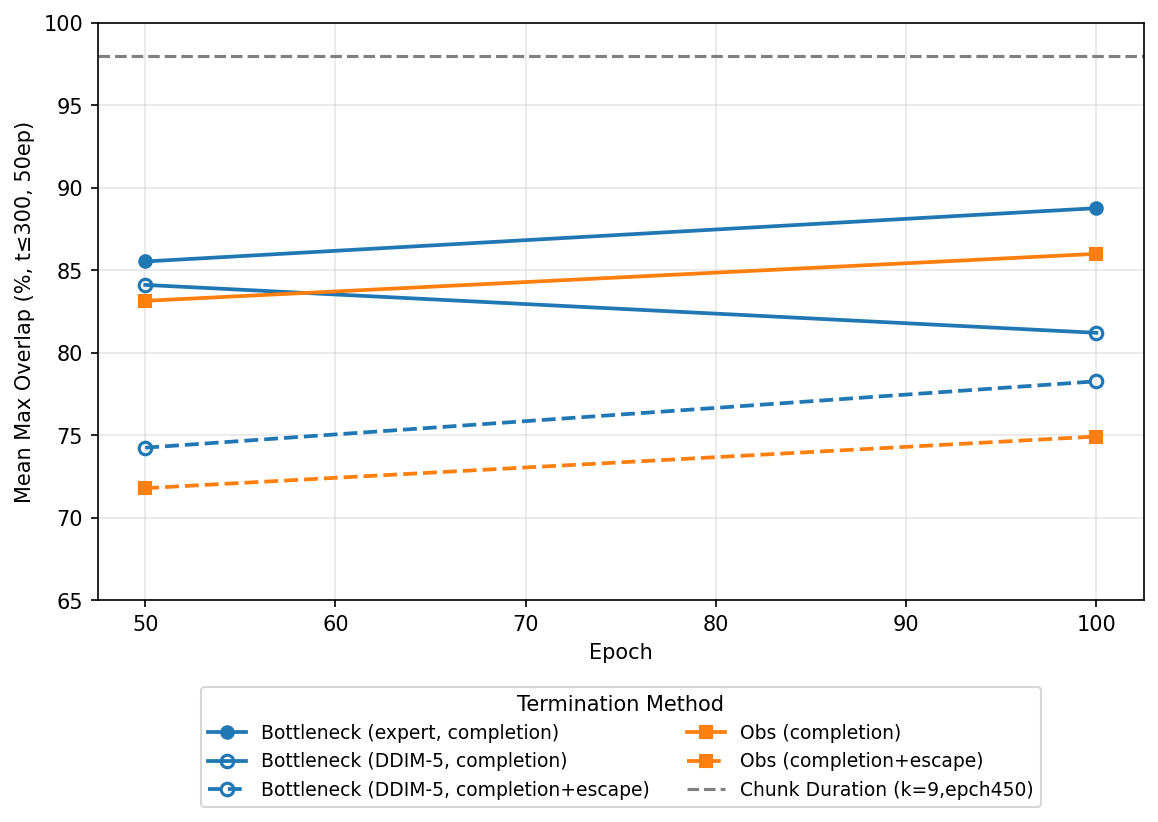

The Python source for this figure:
"""
Combined stage 1a + 1b score-vs-epoch plot.

All bottleneck and obs-based termination variants on one figure, plus the
chunk-length (duration termination) baseline as a horizontal reference line.

Visual encoding:
  Bottleneck variants  — blue,   different linestyles
  Obs variants         — orange, different linestyles
  Baseline             — gray dashed hline

No error bands (too many curves to read with shading).

Output:
  plot_stage1_combined.png  (saved alongside stage1_results.json)

Usage:
  python .../plot_stage1_combined.py \\
    --stage1-data  .../stage1_bottleneck_source/stage1_results.json \\
    --stage1b-data .../stage1b_obs_signal/stage1b_results.json
"""

from __future__ import annotations
import argparse
import json
import sys
from pathlib import Path

sys.path.insert(0, str(Path(__file__).parents[2] / "shared"))
from experiment_utils import BOTTLENECK_COLOR, OBS_COLOR, term_run_style  # noqa: E402

BASELINE_COLOR = "gray"
BASELINE_SCORE = 97.97
BASELINE_LABEL = "Chunk Duration (k=9,epch450)"

# (run_key, source, display_label, style_kwargs)
# Color=feature, linestyle=signal, marker=feature, fill=source (expert=filled, DDIM-5=hollow)
RUN_SPECS = [
    ("bottleneck_expert",                "stage1",  "Bottleneck (expert, completion)",        term_run_style(BOTTLENECK_COLOR, "solid",  "o", True)),
    ("bottleneck_ddim_positive",         "stage1",  "Bottleneck (DDIM-5, completion)",        term_run_style(BOTTLENECK_COLOR, "solid",  "o", False)),
    ("bottleneck_ddim_positive_negative","stage1b", "Bottleneck (DDIM-5, completion+escape)", term_run_style(BOTTLENECK_COLOR, "dashed", "o", False)),
    ("obs_positive",                     "stage1b", "Obs (completion)",                       term_run_style(OBS_COLOR,        "solid",  "s", True)),
    ("obs_positive_negative",            "stage1b", "Obs (completion+escape)",                term_run_style(OBS_COLOR,        "dashed", "s", True)),
]


def main() -> None:
    parser = argparse.ArgumentParser()
    parser.add_argument("--stage1-data",  required=True, help="Path to stage1_results.json")
    parser.add_argument("--stage1b-data", required=True, help="Path to stage1b_results.json")
    parser.add_argument("--output-dir",   default=None)
    args = parser.parse_args()

    stage1_path  = Path(args.stage1_data)
    stage1b_path = Path(args.stage1b_data)
    output_dir   = Path(args.output_dir) if args.output_dir else stage1_path.parent

    with open(stage1_path)  as f: s1  = json.load(f)
    with open(stage1b_path) as f: s1b = json.load(f)

    sources = {"stage1": s1.get("results", {}), "stage1b": s1b.get("results", {})}

    import matplotlib.pyplot as plt

    fig, ax = plt.subplots(figsize=(9, 5))

    for run_key, source, label, style_kw in RUN_SPECS:
        results = sources[source].get(run_key, [])
        if not results:
            continue
        results = sorted(results, key=lambda r: r["epoch"])
        epochs = [r["epoch"]      for r in results]
        means  = [r["mean_score"] for r in results]
        ax.plot(epochs, means, label=label, **style_kw)

    ax.axhline(BASELINE_SCORE, linestyle="--", linewidth=1.5, color=BASELINE_COLOR,
               label=BASELINE_LABEL)

    ax.set_xlabel("Epoch")
    ax.set_ylabel("Mean Max Overlap (%, t≤300, 50ep)")
    ax.legend(title="Termination Method", loc="upper center", bbox_to_anchor=(0.5, -0.15),
              fontsize=9, ncol=2, borderaxespad=0)
    ax.grid(True, alpha=0.3)
    ax.set_ylim(65, 100)

    out = output_dir / "plot_stage1_combined.png"
    out.parent.mkdir(parents=True, exist_ok=True)
    fig.savefig(out, dpi=150, bbox_inches="tight")
    print(f"Saved plot -> {out}")
    plt.close(fig)


if __name__ == "__main__":
    main()
